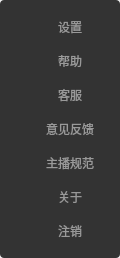
<?xml version="1.0" encoding="UTF-8"?>
<ui version="4.0">
 <class>SystemSettingsDlg</class>
 <widget class="QDialog" name="SystemSettingsDlg">
  <property name="geometry">
   <rect>
    <x>0</x>
    <y>0</y>
    <width>120</width>
    <height>258</height>
   </rect>
  </property>
  <property name="sizePolicy">
   <sizepolicy hsizetype="Preferred" vsizetype="Preferred">
    <horstretch>0</horstretch>
    <verstretch>0</verstretch>
   </sizepolicy>
  </property>
  <property name="minimumSize">
   <size>
    <width>120</width>
    <height>0</height>
   </size>
  </property>
  <property name="maximumSize">
   <size>
    <width>120</width>
    <height>16777215</height>
   </size>
  </property>
  <property name="windowTitle">
   <string>SystemSettingsDlg</string>
  </property>
  <property name="styleSheet">
   <string notr="true">#wgt_main{
background:#333333;
border-radius:4px;
}</string>
  </property>
  <layout class="QGridLayout" name="gridLayout">
   <property name="leftMargin">
    <number>0</number>
   </property>
   <property name="topMargin">
    <number>0</number>
   </property>
   <property name="rightMargin">
    <number>0</number>
   </property>
   <property name="bottomMargin">
    <number>0</number>
   </property>
   <property name="spacing">
    <number>0</number>
   </property>
   <item row="0" column="0">
    <widget class="QWidget" name="wgt_main" native="true">
     <property name="styleSheet">
      <string notr="true">QToolButton{
background:transparent;
border:none;
font-family:&quot;微软雅黑&quot;;
font-size:12px;
color:#999999;
padding-left:20px;
}
QToolButton:hover{
background:#2A2A2A;
}</string>
     </property>
     <layout class="QVBoxLayout" name="verticalLayout">
      <property name="spacing">
       <number>0</number>
      </property>
      <property name="leftMargin">
       <number>0</number>
      </property>
      <property name="topMargin">
       <number>10</number>
      </property>
      <property name="rightMargin">
       <number>0</number>
      </property>
      <property name="bottomMargin">
       <number>10</number>
      </property>
      <item>
       <widget class="QToolButton" name="btn_settings">
        <property name="minimumSize">
         <size>
          <width>120</width>
          <height>34</height>
         </size>
        </property>
        <property name="maximumSize">
         <size>
          <width>16777215</width>
          <height>34</height>
         </size>
        </property>
        <property name="text">
         <string>设置</string>
        </property>
        <property name="icon">
         <iconset resource="TQLive.qrc">
          <normaloff>:/TQLive/images/live tool_menu_icon_settings.png</normaloff>:/TQLive/images/live tool_menu_icon_settings.png</iconset>
        </property>
        <property name="iconSize">
         <size>
          <width>10</width>
          <height>10</height>
         </size>
        </property>
        <property name="checkable">
         <bool>false</bool>
        </property>
        <property name="autoExclusive">
         <bool>false</bool>
        </property>
        <property name="toolButtonStyle">
         <enum>Qt::ToolButtonTextBesideIcon</enum>
        </property>
       </widget>
      </item>
      <item>
       <widget class="QToolButton" name="btn_help">
        <property name="minimumSize">
         <size>
          <width>120</width>
          <height>34</height>
         </size>
        </property>
        <property name="maximumSize">
         <size>
          <width>16777215</width>
          <height>34</height>
         </size>
        </property>
        <property name="text">
         <string>帮助</string>
        </property>
        <property name="icon">
         <iconset resource="TQLive.qrc">
          <normaloff>:/TQLive/images/live tool_menu_icon_help.png</normaloff>:/TQLive/images/live tool_menu_icon_help.png</iconset>
        </property>
        <property name="iconSize">
         <size>
          <width>10</width>
          <height>10</height>
         </size>
        </property>
        <property name="checkable">
         <bool>false</bool>
        </property>
        <property name="autoExclusive">
         <bool>false</bool>
        </property>
        <property name="toolButtonStyle">
         <enum>Qt::ToolButtonTextBesideIcon</enum>
        </property>
       </widget>
      </item>
      <item>
       <widget class="QToolButton" name="btn_customer">
        <property name="minimumSize">
         <size>
          <width>120</width>
          <height>34</height>
         </size>
        </property>
        <property name="maximumSize">
         <size>
          <width>16777215</width>
          <height>34</height>
         </size>
        </property>
        <property name="text">
         <string>客服</string>
        </property>
        <property name="icon">
         <iconset resource="TQLive.qrc">
          <normaloff>:/TQLive/images/live tool_menu_icon_Customer service.png</normaloff>:/TQLive/images/live tool_menu_icon_Customer service.png</iconset>
        </property>
        <property name="iconSize">
         <size>
          <width>10</width>
          <height>10</height>
         </size>
        </property>
        <property name="checkable">
         <bool>false</bool>
        </property>
        <property name="autoExclusive">
         <bool>false</bool>
        </property>
        <property name="toolButtonStyle">
         <enum>Qt::ToolButtonTextBesideIcon</enum>
        </property>
       </widget>
      </item>
      <item>
       <widget class="QToolButton" name="btn_feedback">
        <property name="minimumSize">
         <size>
          <width>120</width>
          <height>34</height>
         </size>
        </property>
        <property name="maximumSize">
         <size>
          <width>16777215</width>
          <height>34</height>
         </size>
        </property>
        <property name="text">
         <string>意见反馈</string>
        </property>
        <property name="icon">
         <iconset resource="TQLive.qrc">
          <normaloff>:/TQLive/images/live tool_menu_icon_opinon.png</normaloff>:/TQLive/images/live tool_menu_icon_opinon.png</iconset>
        </property>
        <property name="iconSize">
         <size>
          <width>10</width>
          <height>10</height>
         </size>
        </property>
        <property name="checkable">
         <bool>false</bool>
        </property>
        <property name="autoExclusive">
         <bool>false</bool>
        </property>
        <property name="toolButtonStyle">
         <enum>Qt::ToolButtonTextBesideIcon</enum>
        </property>
       </widget>
      </item>
      <item>
       <widget class="QToolButton" name="btn_specification">
        <property name="minimumSize">
         <size>
          <width>120</width>
          <height>34</height>
         </size>
        </property>
        <property name="maximumSize">
         <size>
          <width>16777215</width>
          <height>34</height>
         </size>
        </property>
        <property name="text">
         <string>主播规范</string>
        </property>
        <property name="icon">
         <iconset resource="TQLive.qrc">
          <normaloff>:/TQLive/images/live tool_menu_icon_specification.png</normaloff>:/TQLive/images/live tool_menu_icon_specification.png</iconset>
        </property>
        <property name="iconSize">
         <size>
          <width>10</width>
          <height>10</height>
         </size>
        </property>
        <property name="checkable">
         <bool>false</bool>
        </property>
        <property name="autoExclusive">
         <bool>false</bool>
        </property>
        <property name="toolButtonStyle">
         <enum>Qt::ToolButtonTextBesideIcon</enum>
        </property>
       </widget>
      </item>
      <item>
       <widget class="QToolButton" name="btn_about">
        <property name="minimumSize">
         <size>
          <width>120</width>
          <height>34</height>
         </size>
        </property>
        <property name="maximumSize">
         <size>
          <width>16777215</width>
          <height>34</height>
         </size>
        </property>
        <property name="text">
         <string>关于</string>
        </property>
        <property name="icon">
         <iconset resource="TQLive.qrc">
          <normaloff>:/TQLive/images/live tool_menu_icon_about.png</normaloff>:/TQLive/images/live tool_menu_icon_about.png</iconset>
        </property>
        <property name="iconSize">
         <size>
          <width>10</width>
          <height>10</height>
         </size>
        </property>
        <property name="checkable">
         <bool>false</bool>
        </property>
        <property name="autoExclusive">
         <bool>false</bool>
        </property>
        <property name="toolButtonStyle">
         <enum>Qt::ToolButtonTextBesideIcon</enum>
        </property>
       </widget>
      </item>
      <item>
       <widget class="QToolButton" name="btn_logout">
        <property name="minimumSize">
         <size>
          <width>120</width>
          <height>34</height>
         </size>
        </property>
        <property name="maximumSize">
         <size>
          <width>16777215</width>
          <height>34</height>
         </size>
        </property>
        <property name="text">
         <string>注销</string>
        </property>
        <property name="icon">
         <iconset resource="TQLive.qrc">
          <normaloff>:/TQLive/images/live tool_menu_icon_The cancellation.png</normaloff>:/TQLive/images/live tool_menu_icon_The cancellation.png</iconset>
        </property>
        <property name="iconSize">
         <size>
          <width>10</width>
          <height>10</height>
         </size>
        </property>
        <property name="checkable">
         <bool>false</bool>
        </property>
        <property name="autoExclusive">
         <bool>false</bool>
        </property>
        <property name="toolButtonStyle">
         <enum>Qt::ToolButtonTextBesideIcon</enum>
        </property>
       </widget>
      </item>
      <item>
       <spacer name="verticalSpacer">
        <property name="orientation">
         <enum>Qt::Vertical</enum>
        </property>
        <property name="sizeHint" stdset="0">
         <size>
          <width>20</width>
          <height>40</height>
         </size>
        </property>
       </spacer>
      </item>
     </layout>
    </widget>
   </item>
  </layout>
 </widget>
 <layoutdefault spacing="6" margin="11"/>
 <resources>
  <include location="TQLive.qrc"/>
 </resources>
 <connections/>
</ui>
